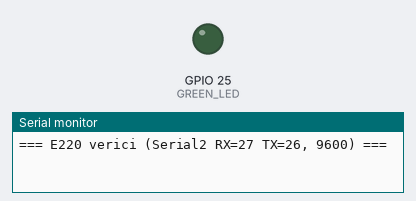
Simulated run of this sketch. Board: ESP32. On the bench: output pins drawn as LEDs (lit = HIGH), the last lines printed to the serial monitor.

Above: at 2.1 s.
At 8.2 s:
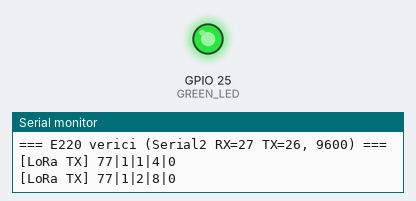
Timing chart, 0 to 9.5 s (numbered marks = the images above):
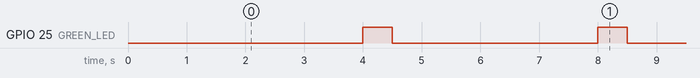

Measured:
- by itself, GPIO 25 (GREEN_LED): alternates HIGH for 0.50 s and LOW for 3.5 s

The sketch:

esp32_e220_sender.ino
```cpp
/*
 * ESP32 DevKit V1 + EBYTE E220-400T — verici (UART seffaf mod)
 *
 * Kablo esp32_e220_listener ile AYNI:
 *   E220 TXD -> GPIO27, E220 RXD <- GPIO26, 9600 8N1
 *   M0, M1 -> GND (normal mod)
 *
 * Karsi tarafta: USB-serial + E220 ve scripts/e220_usb_listener.py
 */

HardwareSerial loraSerial(2);

#define LORA_RX           27
#define LORA_TX           26
#define LORA_BAUD         9600

#define USE_SOFTWARE_MODE_PINS 0
#if USE_SOFTWARE_MODE_PINS
#define LORA_M0 32
#define LORA_M1 33
#endif

#define GREEN_LED         25

#define SEND_INTERVAL_MS  4000

// tanks projesi formatina uygun (NETWORK_ID|id|low|mid|high)
// esp32/esp32_e220_listener: nano verici icin EXPECTED_NETWORK_ID=7, bu kart icin 77
#define NETWORK_ID        77
#define NODE_ID           1

uint32_t txSeq = 0;

void setup() {
  Serial.begin(115200);
  delay(300);

  pinMode(GREEN_LED, OUTPUT);
  digitalWrite(GREEN_LED, LOW);

#if USE_SOFTWARE_MODE_PINS
  pinMode(LORA_M0, OUTPUT);
  pinMode(LORA_M1, OUTPUT);
  digitalWrite(LORA_M0, LOW);
  digitalWrite(LORA_M1, LOW);
  delay(50);
#endif

  loraSerial.begin(LORA_BAUD, SERIAL_8N1, LORA_RX, LORA_TX);

  Serial.println(F("=== E220 verici (Serial2 RX=27 TX=26, 9600) ==="));
}

void loop() {
  static unsigned long lastTx = 0;

  if (millis() - lastTx < SEND_INTERVAL_MS) {
    return;
  }
  lastTx = millis();

  digitalWrite(GREEN_LED, HIGH);

  txSeq++;

  loraSerial.print(NETWORK_ID);
  loraSerial.print('|');
  loraSerial.print(NODE_ID);
  loraSerial.print('|');
  loraSerial.print(txSeq);
  loraSerial.print('|');
  loraSerial.print(millis() / 1000UL);
  loraSerial.print('|');
  loraSerial.println(0);

  loraSerial.flush();

  Serial.print(F("[LoRa TX] "));
  Serial.print(NETWORK_ID);
  Serial.print('|');
  Serial.print(NODE_ID);
  Serial.print('|');
  Serial.print(txSeq);
  Serial.print('|');
  Serial.print(millis() / 1000UL);
  Serial.println(F("|0"));
  delay(500);
  digitalWrite(GREEN_LED, LOW);
}
```
